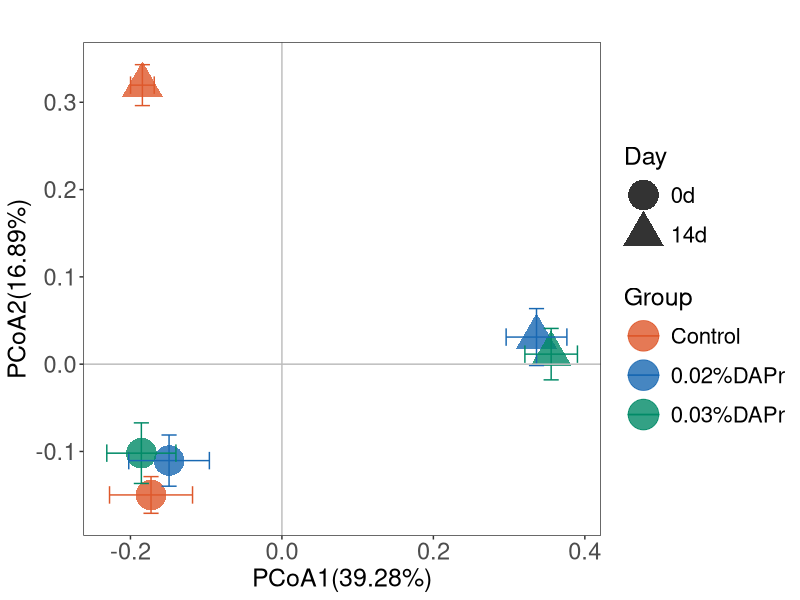

The R source for this figure:
data = read.delim('PCoA.tsv',header=T)
data$Group = factor(data$Group,levels = c('Control','0.02%DAPr','0.03%DAPr'))
#步骤1：计算中心点和标准误
library(dplyr)
group_cent = data %>%
  group_by(Day, Group) %>%
  summarise(
    x_mean = mean(PCoA1),
    y_mean = mean(PCoA2),
    x_se = sd(PCoA1) / sqrt(n()),
    y_se = sd(PCoA2) / sqrt(n()),
    .groups = "drop"
  )
mycol = Group.col = c("#DE582B","#1868B2","#018A67")
library(ggplot2)
P = ggplot(group_cent,aes(x=x_mean, y = y_mean, shape = Day, color = Group)) +
  geom_point(aes(color = Group),size = 10, alpha = 0.8) +
  #垂直误差棒
  geom_errorbar(aes(x = x_mean, y=y_mean, 
                    ymin = y_mean - y_se, ymax = y_mean + y_se), width = 0.02, linewidth = 0.5) +
  #水平误差棒
  geom_errorbarh(aes(x = x_mean, y=y_mean, 
                     xmin = x_mean - x_se, xmax = x_mean + x_se),
                 height = 0.02,linewidth = 0.5) +
  scale_color_manual(values = mycol) +  #设置点的颜色
  scale_shape_manual(values = c(16,17)) +  #设置点的形状
  geom_vline(xintercept = 0, color = 'gray') +
  geom_hline(yintercept = 0, color = 'gray') +
  theme_bw() +
  theme(panel.grid = element_blank(), #q去除theme_bw（）的网格
        plot.title=element_text(hjust=0.5, size=20), #主题字体大小
        axis.text.x=element_text(size = 17),axis.text.y=element_text(size = 17), #x和y轴的字体大小
        axis.title = element_text(size = 18),
        legend.text=element_text(face="plain", colour="black", size=16), #图例字体        
        legend.title=element_text(face="plain", colour="black", size=18)) +  
  labs(x=paste("PCoA1(",39.28,"%)",sep=""),  #计算各个主成分的解释率
      y=paste("PCoA2(",16.89,"%)",sep=""),
      title = '')
ggsave(P,filename = 'PCoA.pdf',width = 7,height = 6)
